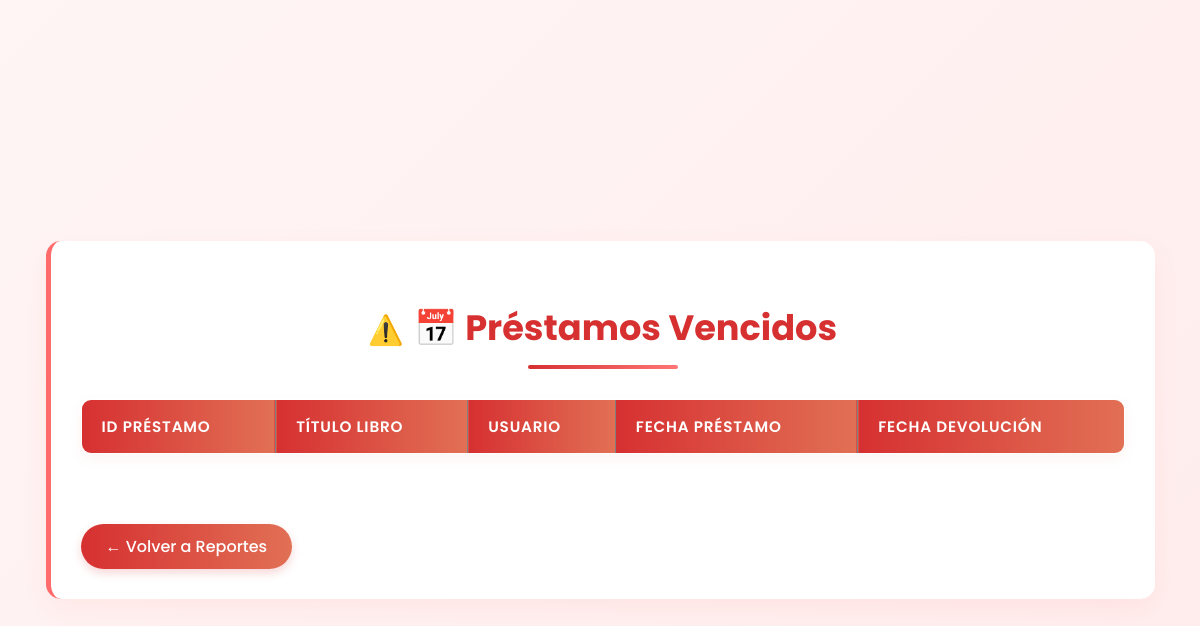
/reporte_prestamos_vencidos.php, run on an earlier commit of the app's database.
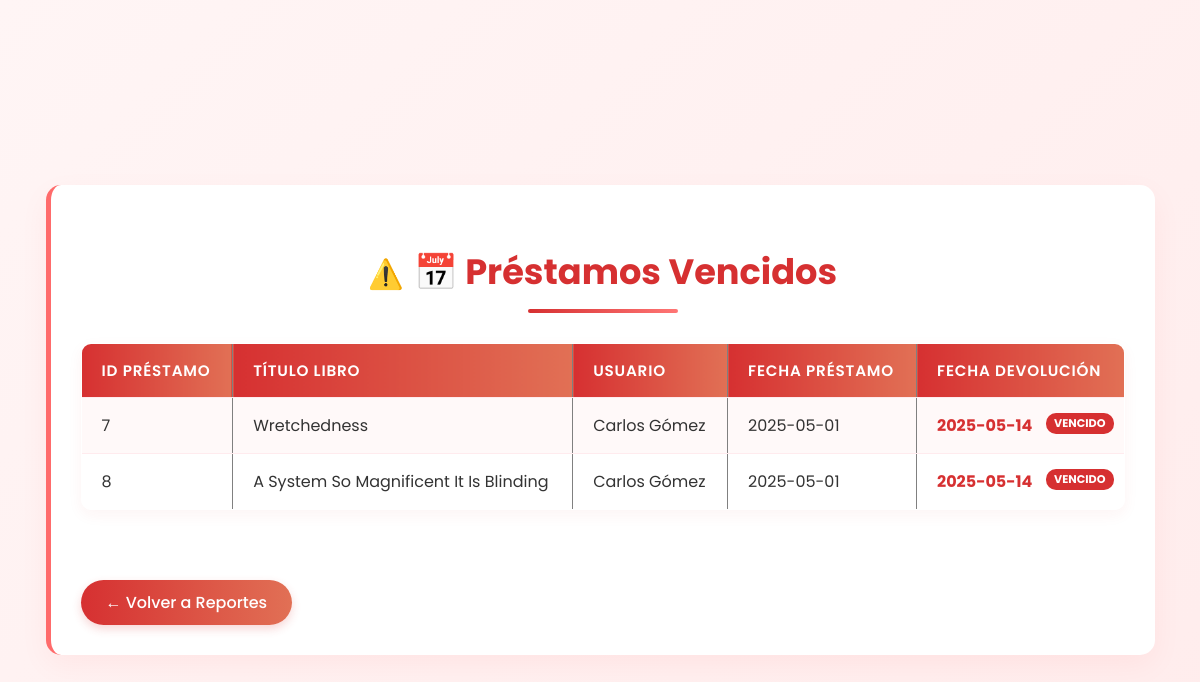
And on a later commit of the database.
### tables this page shows
CREATE TABLE TbPrestamo (
    id_prestamo INTEGER PRIMARY KEY AUTOINCREMENT,
    id_libro TEXT,
    id_usuario INTEGER,
    fecha_prestamo DATE,
    fecha_devolucion DATE,
    FOREIGN KEY(id_libro) REFERENCES tb_libro(isbn),
    FOREIGN KEY(id_usuario) REFERENCES TbUsuario(id_usuario)
);

CREATE TABLE Tblibro (isbn INTEGER PRIMARY KEY, titulo_libro TEXT NOT NULL, formato_libro TEXT NOT NULL, año_libro INTEGER NOT NULL CHECK (año_libro > 0), votos_libro INTEGER DEFAULT 0 CHECK (votos_libro >= 0), editorial TEXT NOT NULL, disponible INTEGER DEFAULT 1);

CREATE TABLE TbUsuario (
    id_usuario INTEGER PRIMARY KEY AUTOINCREMENT,
    nombre_usuario TEXT NOT NULL,
    email_usuario TEXT NOT NULL,
    telefono_usuario TEXT,
    direccion_usuario TEXT,
    fecha_registro DATETIME DEFAULT CURRENT_TIMESTAMP,
    usuario TEXT UNIQUE NOT NULL,
    contrasena TEXT NOT NULL,
    tipo TEXT DEFAULT 'visitante' 
);

### reporte_prestamos_vencidos.php (the view, shortened to what this page needs)
<?php
include 'conexion.php';
$sql = "SELECT p.id_prestamo, l.titulo_libro, u.nombre_usuario, p.fecha_prestamo, p.fecha_devolucion
        FROM TbPrestamo p
        INNER JOIN Tblibro l ON p.id_libro = l.isbn
        INNER JOIN TbUsuario u ON p.id_usuario = u.id_usuario
        WHERE p.fecha_devolucion < DATE('now')";
$resultado = $conexion->query($sql);
$prestamos = $resultado->fetchAll(PDO::FETCH_ASSOC);
?>
<!DOCTYPE html>
<html lang="es">
<head>
    <link rel="stylesheet" href="/BASESDEDATOS/TallerBases-master/css/PrestamosVencidos.css">
</head>
<body>
    <div class="container">
    <h2>📅 Préstamos Vencidos</h2>
    <table border="1">
        <tr>
            <th>ID Préstamo</th>
            <th>Título Libro</th>
            <th>Usuario</th>
            <th>Fecha Préstamo</th>
            <th>Fecha Devolución</th>
        </tr>
        <?php foreach ($prestamos as $p): ?>
        <tr>
            <td><?= $p['id_prestamo'] ?></td>
            <td><?= htmlspecialchars($p['titulo_libro']) ?></td>
            <td><?= htmlspecialchars($p['nombre_usuario']) ?></td>
            <td><?= $p['fecha_prestamo'] ?></td>
            <td><?= $p['fecha_devolucion'] ?></td>
        </tr>
        <?php endforeach; ?>
    </table>
    <br>
    <a href="reportes.php">← Volver a Reportes</a>
    </div>
</body>
</html>

### css/PrestamosVencidos.css (style rules this page uses)
body { font-family: 'Poppins', sans-serif; background: linear-gradient(135deg, #fff5f5 0%, #ffecec 100%); margin: 0; padding: 20px; min-height: 100vh; color: #333; display: flex; justify-content: center; align-items: center; }
.container { max-width: 1200px; width: 90%; margin: 30px auto; background: white; padding: 30px; border-radius: 15px; box-shadow: 0 10px 30px rgba(255, 0, 0, 0.05); animation: fadeIn 0.8s ease-out; border-left: 5px solid #ff6b6b; }
h2 { color: #d63031; text-align: center; margin-bottom: 30px; font-size: 2.2rem; position: relative; padding-bottom: 15px; }
h2::before { content: "⚠️"; margin-right: 10px; font-size: 1.8rem; }
h2::after { content: ""; position: absolute; bottom: 0; left: 50%; transform: translateX(-50%); width: 150px; height: 4px; background: linear-gradient(90deg, #d63031, #ff7675); border-radius: 2px; }
table { width: 100%; border-collapse: collapse; margin: 25px 0; box-shadow: 0 5px 15px rgba(214, 48, 49, 0.05); overflow: hidden; border-radius: 10px; animation: slideIn 0.6s ease-out; }
th, td { padding: 15px 20px; text-align: left; border-bottom: 1px solid #ffebee; }
th { background: linear-gradient(90deg, #d63031, #e17055); color: white; font-weight: 600; text-transform: uppercase; letter-spacing: 0.8px; font-size: 0.95rem; position: sticky; top: 0; }
tr { transition: all 0.3s ease; }
tr:nth-child(even) { background-color: #fff9f9; }
td:nth-child(5) { color: #d63031; font-weight: bold; position: relative; }
td:nth-child(5)::after { content: "VENCIDO"; position: absolute; right: 10px; background: #d63031; color: white; padding: 2px 8px; border-radius: 10px; font-size: 0.7rem; font-weight: bold; }
a { display: inline-block; margin-top: 20px; padding: 10px 25px; background: linear-gradient(90deg, #d63031, #e17055); color: white; text-decoration: none; border-radius: 50px; transition: all 0.3s ease; font-weight: 500; box-shadow: 0 4px 10px rgba(214, 48, 49, 0.2); animation: pulse 1.5s infinite; }

What changed in the data, as far as the page shows it:
added tbprestamo: id_prestamo "7", tblibro.titulo_libro "Wretchedness", id_usuario.nombre_usuario "Carlos Gómez", fecha_prestamo "2025-05-01", fecha_devolucion "2025-05-14"
added tbprestamo: id_prestamo "8", tblibro.titulo_libro "A System So Magnificent It Is Blinding", id_usuario.nombre_usuario "Carlos Gómez", fecha_prestamo "2025-05-01", fecha_devolucion "2025-05-14"
